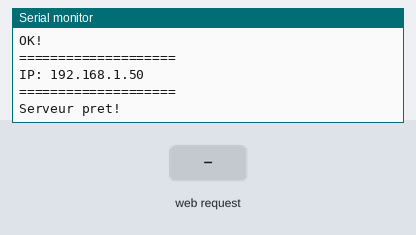
This sketch was run on a simulated ESP8266 (NodeMCU). Parts: the last lines printed to the serial monitor. Inputs (shaded band) come from the test bench. WiFi joins after 1.5 s; servers stay silent unless stated.

Above: at 2.8 s.
2.9 s: HTTP request GET / received
At 3.8 s:
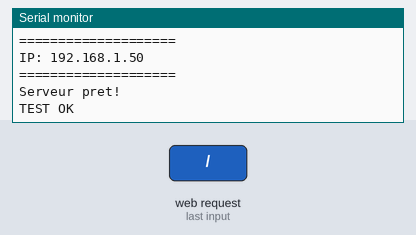
4.4 s: HTTP request GET /G received
At 4.9 s:
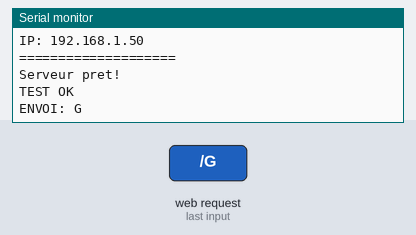
5.9 s: HTTP request GET /D received
At 7.1 s:
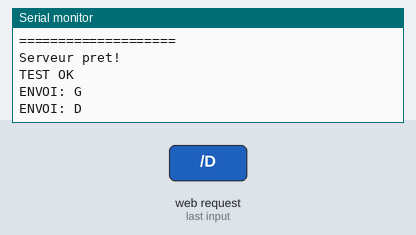
7.4 s: HTTP request GET /R received
At 8.4 s:
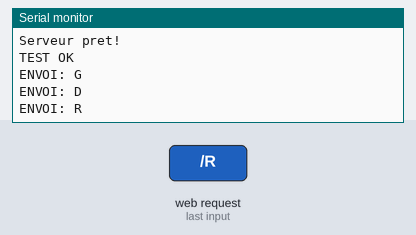
8.9 s: HTTP request GET /U received
At 9.5 s:
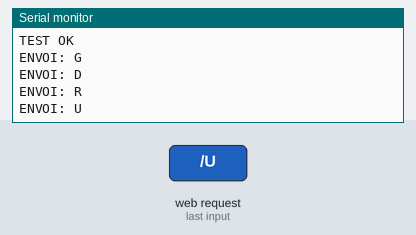
10.4 s: HTTP request GET /J received
At 11.9 s:
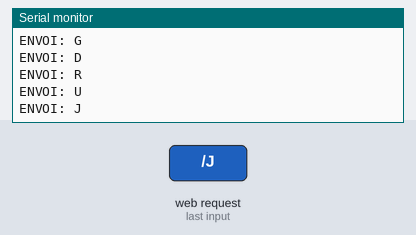

The sketch:

esp_SL.ino
```cpp
#include <ESP8266WiFi.h>
#include <ESP8266WebServer.h>
#include <SoftwareSerial.h>

const char* ssid     = "VOTRE_SSID";
const char* password = "VOTRE_MOT_DE_PASSE";

SoftwareSerial megaSerial(D6, D5); // RX, TX
ESP8266WebServer server(80);

void addCORSHeaders() {
  server.sendHeader("Access-Control-Allow-Origin", "*");
  server.sendHeader("Access-Control-Allow-Methods", "GET, POST, OPTIONS");
  server.sendHeader("Access-Control-Allow-Headers", "Content-Type");
}

void setup() {
  Serial.begin(9600);
  delay(100);

  megaSerial.begin(9600);

  Serial.println("\n=== ESP8266 ===");

  WiFi.mode(WIFI_STA);
  WiFi.begin(ssid, password);

  Serial.print("WiFi");
  int tentatives = 0;
  while (WiFi.status() != WL_CONNECTED && tentatives < 20) {
    delay(500);
    Serial.print(".");
    tentatives++;
    yield();
  }

  if (WiFi.status() == WL_CONNECTED) {
    Serial.println("\nOK!");
    Serial.println("====================");
    Serial.print("IP: ");
    Serial.println(WiFi.localIP());
    Serial.println("====================");
  } else {
    Serial.println("\nECHEC WiFi!");
    return;
  }

  server.on("/", [](){
    addCORSHeaders();
    Serial.println("TEST OK");
    server.send(200, "text/plain", "OK");
  });

  server.on("/G", [](){
    addCORSHeaders();
    Serial.println("ENVOI: G");
    megaSerial.write('G');
    server.send(200, "text/plain", "G");
  });

  server.on("/D", [](){
    addCORSHeaders();
    Serial.println("ENVOI: D");
    megaSerial.write('D');
    server.send(200, "text/plain", "D");
  });

  server.on("/R", [](){
    addCORSHeaders();
    Serial.println("ENVOI: R");
    megaSerial.write('R');
    server.send(200, "text/plain", "R");
  });

  server.on("/U", [](){
    addCORSHeaders();
    Serial.println("ENVOI: U");
    megaSerial.write('U');
    server.send(200, "text/plain", "U");
  });

  server.on("/J", [](){
    addCORSHeaders();
    Serial.println("ENVOI: J");
    megaSerial.write('J');
    server.send(200, "text/plain", "J");
  });

  server.on("/L", [](){
    addCORSHeaders();
    Serial.println("ENVOI: L");
    megaSerial.write('L');
    server.send(200, "text/plain", "L");
  });

  server.on("/M", [](){
    addCORSHeaders();
    Serial.println("ENVOI: M");
    megaSerial.write('M');
    server.send(200, "text/plain", "M");
  });

  server.onNotFound([](){
    if (server.method() == HTTP_OPTIONS) {
      addCORSHeaders();
      server.send(200);
    } else {
      server.send(404, "text/plain", "404");
    }
  });

  server.begin();
  Serial.println("Serveur pret!\n");
}

void loop() {
  server.handleClient();
  yield();

  static unsigned long lastPing = 0;
  if (millis() - lastPing > 2000) {
    megaSerial.write('C');
    lastPing = millis();
  }
}
```

Measured:
- after the input at 2.9 s, the serial monitor: prints a new line at once (image 1)
- after the input at 4.4 s, the serial monitor: prints a new line at once (image 2)
- after the input at 5.9 s, the serial monitor: prints a new line at once (image 3)
- after the input at 7.4 s, the serial monitor: prints a new line at once (image 4)
- after the input at 8.9 s, the serial monitor: prints a new line at once (image 5)
- after the input at 10.4 s, the serial monitor: prints a new line at once (image 6)
